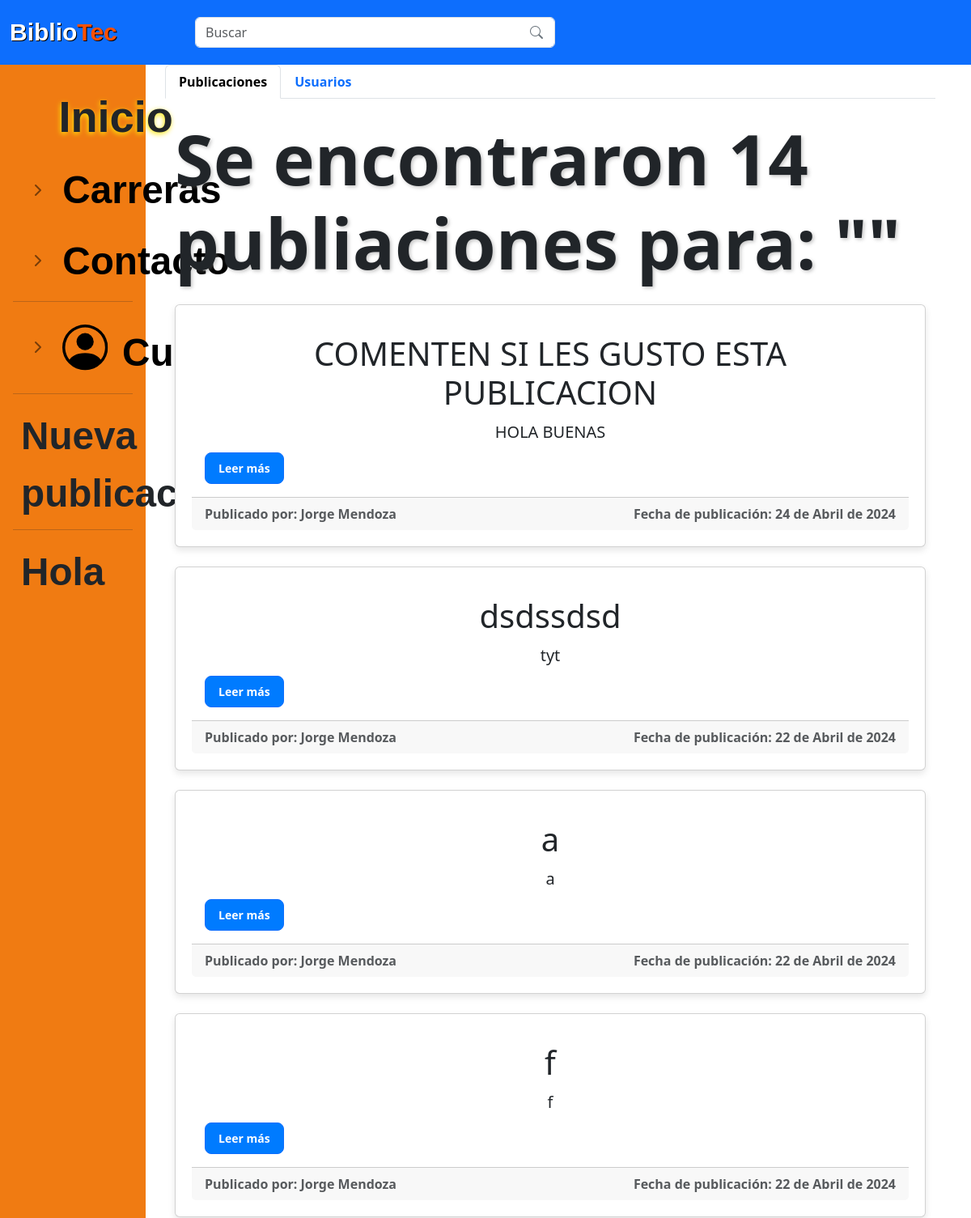
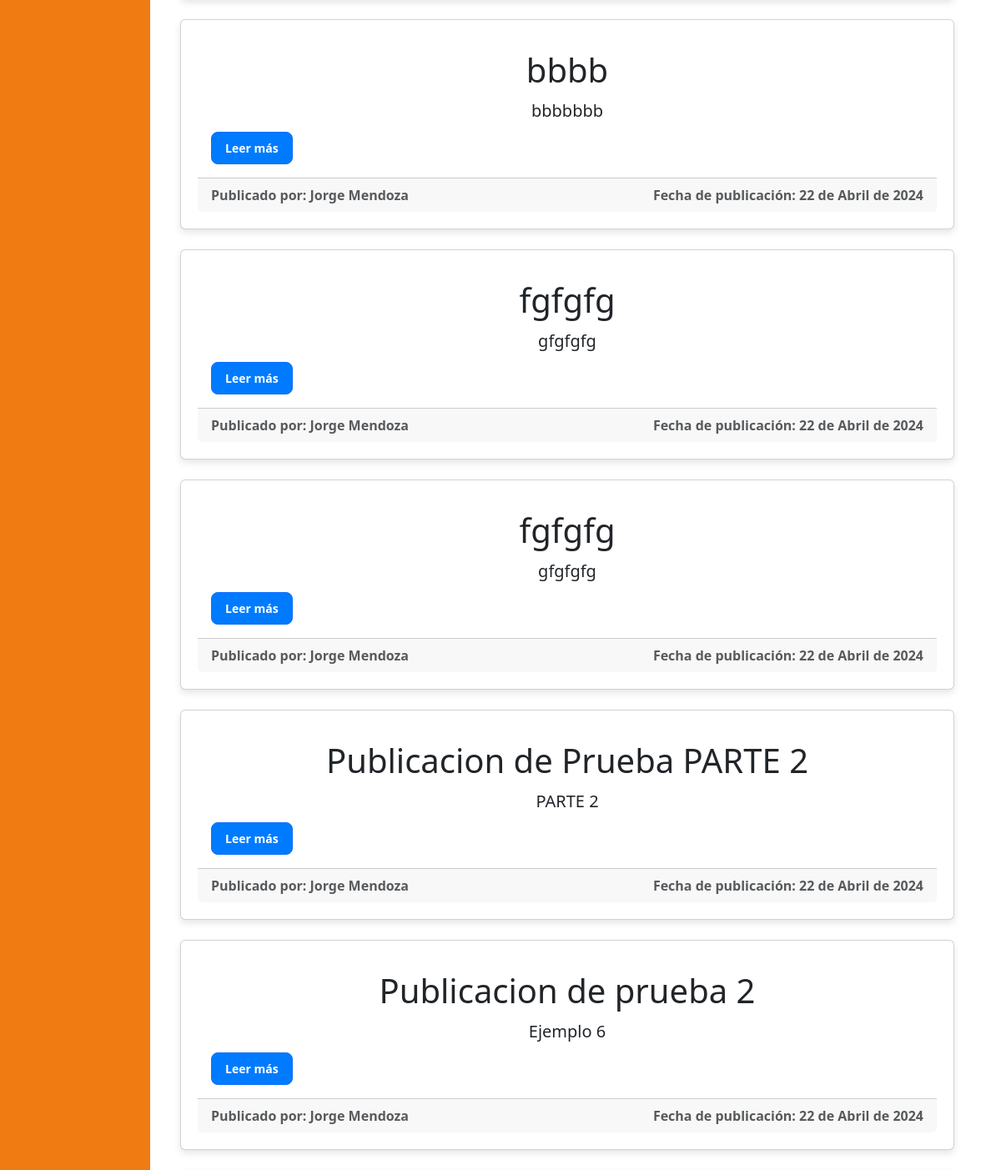
/administracion/general_search.php (signed in, upper part), run on an earlier commit of the app's database (2 pictures, top to bottom).
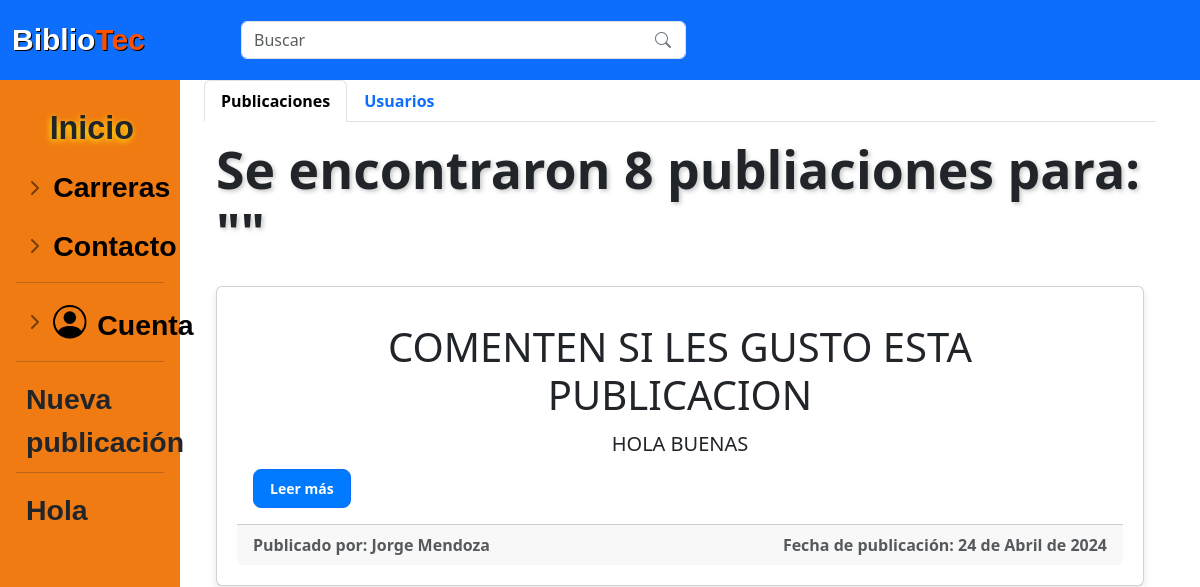
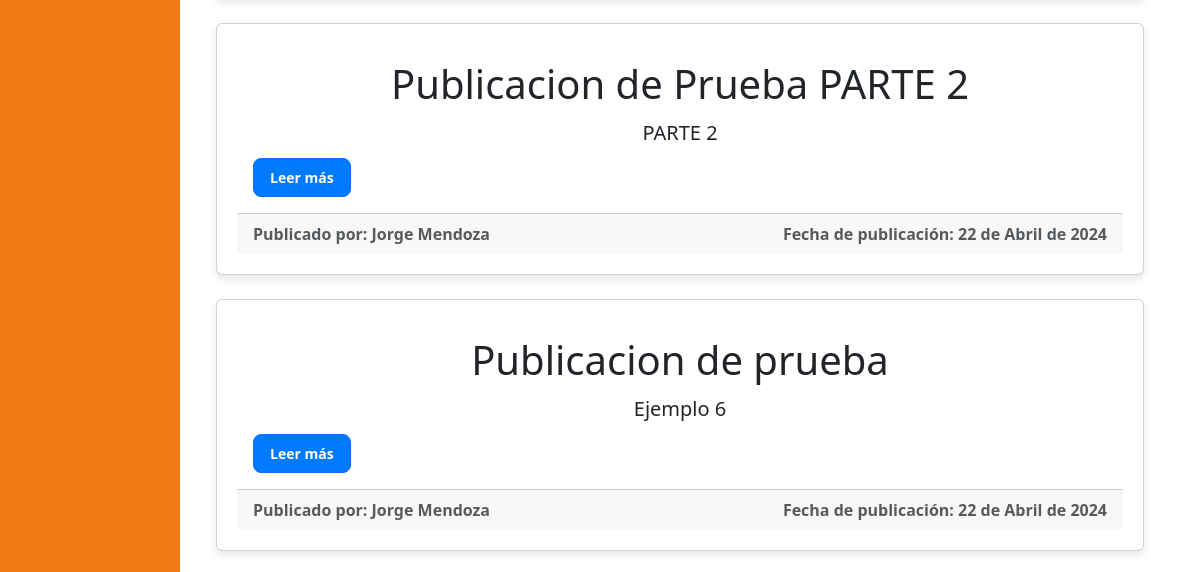
And on a later commit of the database (2 pictures, top to bottom).
### tables this page shows
CREATE TABLE IF NOT EXISTS `publicacion` (
  `idPub` int NOT NULL AUTO_INCREMENT,
  `id_Usuario` int NOT NULL,
  `titulo_Pub` varchar(50) NOT NULL,
  `fecha_Pub` date NOT NULL,
  `descrip_Pub` text NOT NULL,
  `calif_Pub` decimal(10,0) NOT NULL,
  `carrera_Pub` varchar(45) NOT NULL,
  `materia_Pub` varchar(60) NOT NULL,
  `tipo_pub` varchar(45) NOT NULL,
  `archivo_Pub` varchar(100) NOT NULL,
  `estado_Pub` tinyint(1) NOT NULL,
  PRIMARY KEY (`idPub`),
  KEY `fk_Publicacion_Usuario1_idx` (`id_Usuario`)
);

CREATE TABLE IF NOT EXISTS `usuario` (
  `idUsuario` int NOT NULL AUTO_INCREMENT,
  `nom_Us` varchar(50) NOT NULL,
  `apell_Us` varchar(50) NOT NULL,
  `carrera_Us` varchar(70) NOT NULL,
  `semestre_Us` varchar(50) NOT NULL,
  `correo_Us` varchar(100) NOT NULL,
  `contra_Us` varchar(60) NOT NULL,
  PRIMARY KEY (`idUsuario`),
  KEY `carrera_Us` (`carrera_Us`)
);

### php/functions.php (called while the page is built, shortened)
<?php
class functions
{
    public static function convertirFecha($fecha)
    {
        $fecha_timestamp = strtotime($fecha);
        $hoy = strtotime('today');
        $ayer = strtotime('yesterday');
        if ($fecha_timestamp >= $hoy) {
            return 'Hoy';
        }
        elseif ($fecha_timestamp >= $ayer) {
            return 'Ayer';
        }
        else {
            $diferencia = floor((time() - $fecha_timestamp) / (60 * 60 * 24));
            if ($diferencia <= 7) {
                return "Hace $diferencia días";
            } else {
                return self::fechaCompleta($fecha);
            }
        }
    }
    private static function fechaCompleta($fecha)
    {
        $fecha = new DateTime($fecha);
        $fecha = $fecha->format('d-m-Y');
        $dateArr = explode("-", $fecha);
        $dateArr[1] = self::mes($dateArr[1]);
        $fechaN = implode(" de ", $dateArr);
        return $fechaN;
    }
    private static function mes($month)
    {
        switch ($month) {
            case '03':
                return 'Marzo';
                break;
            case '04':
                return 'Abril';
                break;
        }
    }
    public static function conversionTexto($numResultados, $typeR)
    {
        if ($typeR == "P") {
            if ($numResultados == 0) {
                return "Publicaciones encontradas ";
            } elseif ($numResultados > 1) {
                return "Se encontraron $numResultados publiaciones ";
            } else {
                return "Se encontró $numResultados publiación ";
            }
        } else {
            if ($numResultados < 1) {
                return "Usuarios encontrados ";
            }
            elseif ($numResultados > 1) {
                return "Se encontraron $numResultados usuarios ";
            } else {
                return "Se encontró $numResultados usuario ";
            }
        }
    }
}

### administracion/general_search.php (the view, shortened to what the changed rows need)
<?php
include('../php/functions.php');
$link = include('../php/conexion.php');
if ($_SERVER["REQUEST_METHOD"] === "GET") {
    $searchTerm = $_GET["dataSearch"];
    $consultaPublicaciones = "SELECT p.*, u.nom_Us, u.apell_Us FROM publicacion p
     JOIN usuario u ON p.id_Usuario = u.idUsuario
     WHERE p.titulo_Pub LIKE '%$searchTerm%'
     OR CONCAT(u.nom_Us, ' ', u.apell_Us) LIKE '%$searchTerm%'
     OR p.idPub IN (
         SELECT idPub FROM tag_publicacion WHERE nombreTag LIKE '%$searchTerm%'
     )
     ORDER BY p.idPub DESC";
    $resultPublicaciones = mysqli_query($link, $consultaPublicaciones);
    $numResultadosPublicaciones = mysqli_num_rows($resultPublicaciones);
}
?>
<!DOCTYPE html>
<html lang="es">
<head>
    <link rel="stylesheet" href="../css/normalizar.css">
    <link rel="stylesheet" href="../css/estilos.css">
    <link rel="stylesheet" href="../css/hover-min.css">
    <link rel="stylesheet" href="../css/animate.css">
    <link rel="stylesheet" href="../css/sidebars.css">
    <link rel="stylesheet" href="https://cdnjs.cloudflare.com/ajax/libs/animate.css/4.1.1/animate.min.css" />
    <link href="https://cdn.jsdelivr.net/npm/bootstrap@5.3.3/dist/css/bootstrap.min.css" rel="stylesheet">
    <link rel="stylesheet" href="https://cdn.jsdelivr.net/npm/bootstrap-icons@1.11.3/font/bootstrap-icons.min.css">
</head>
<body>
    <div class="container-fluid">
        <div class="row">
            <main role="main" class="col-md-9 ml-sm-auto col-lg-10 px-4">
                <div class="tab-content" id="myTabContent">
                    <div class="tab-pane fade show active" id="publicaciones" role="tabpanel" aria-labelledby="publicaciones-tab">
                        <div class="container mt-3">
                            <h2 style="user-select: none;font-size: 2vmax;text-shadow: 2px 2px 4px rgba(114, 114, 114, 0.4); margin-top: 0.5vmax;"><b><?php echo functions::conversionTexto($numResultadosPublicaciones, "P") . "para: \"$searchTerm\"" ?></b></h2>
                            <?php if (mysqli_num_rows($resultPublicaciones) > 0) : ?>
                                <?php while ($fila = mysqli_fetch_array($resultPublicaciones)) : ?>
                                    <div class="publicacion mt-4 card mb-4">
                                        <div class="card-body">
                                            <h3 class="card-title display-6"><b><?php echo $fila['titulo_Pub']; ?></b></h3>
                                            <p class="card-text lead"><?php echo $fila['descrip_Pub']; ?></p>
                                            <a name="fade" href="../publicacion/publicacion_detalle.php?id=<?php echo $fila['idPub']; ?>" class="btn btn-primary btn-sm"><b>Leer más</b></a>
                                        </div>
                                        <div class="card-footer d-flex text-muted justify-content-between align-items-end">
                                            <span class="card-text comment-date mb-0">Publicado por: <?php echo $fila['nom_Us'] . " " . $fila['apell_Us']; ?></span>
                                            <span class="card-text comment-date mb-0">Fecha de publicación: <?php echo functions::convertirFecha($fila['fecha_Pub']); ?></span>
                                        </div>
                                    </div>
                                <?php endwhile; ?>
                            <?php else : ?>
                                <div class="alert alert-warning" role="alert">
                                    No se encontraron publicaciones.
                                </div>
                            <?php endif; ?>
                        </div>
                    </div>
                </div>
            </main>
        </div>
    </div>
</body>
</html>

What changed in the data, as far as the page shows it:
removed publicacion: titulo_Pub "dsdssdsd", descrip_Pub "tyt", id_Usuario.nom_Us "Jorge", id_Usuario.apell_Us "Mendoza", fecha_Pub "22 de Abril de 2024"
removed publicacion: titulo_Pub "a", descrip_Pub "a", id_Usuario.nom_Us "Jorge", id_Usuario.apell_Us "Mendoza", fecha_Pub "22 de Abril de 2024"
removed publicacion: titulo_Pub "f", descrip_Pub "f", id_Usuario.nom_Us "Jorge", id_Usuario.apell_Us "Mendoza", fecha_Pub "22 de Abril de 2024"
removed publicacion: titulo_Pub "bbbb", descrip_Pub "bbbbbbb", id_Usuario.nom_Us "Jorge", id_Usuario.apell_Us "Mendoza", fecha_Pub "22 de Abril de 2024"
removed publicacion: titulo_Pub "fgfgfg", descrip_Pub "gfgfgfg", id_Usuario.nom_Us "Jorge", id_Usuario.apell_Us "Mendoza", fecha_Pub "22 de Abril de 2024"
removed publicacion: titulo_Pub "fgfgfg", descrip_Pub "gfgfgfg", id_Usuario.nom_Us "Jorge", id_Usuario.apell_Us "Mendoza", fecha_Pub "22 de Abril de 2024"
changed publicacion "Ejemplo 6": titulo_Pub "Publicacion de prueba 2" → "Publicacion de prueba"
Also different on the page:
functions::conversionTexto($numResultadosPublicaciones, "P"): "Se encontraron 14 publiaciones" → "Se encontraron 8 publiaciones"
